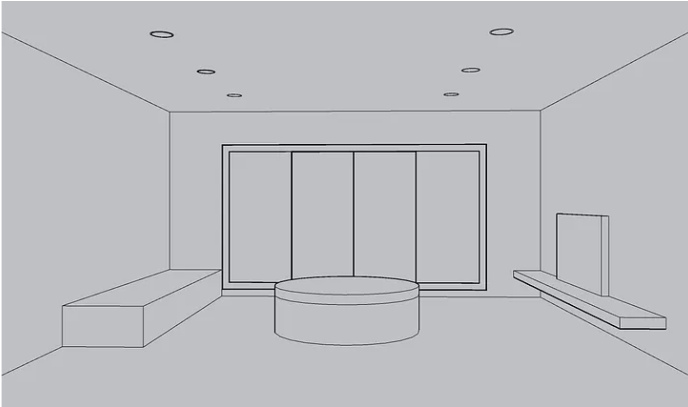
#> input picture examples/line.png, 688 x 407 px
$ python -i preprocess.py   (imports and definitions only)
#> lines starting #> are read from the running program, lines starting #| are printed output that depends on the picture; after the words box and inside, x2 and y2 are one past the last pixel; in counts of white or black regions, pixels touching at a corner belong together
#> further down, picture is the input picture: PIL image 688x407 RGBA; mean R, G, B, A 188.5, 189.5, 193.5, 255
"""Image helpers: crop to the output ratio, Canny line art, and reference
images sized for Cloudflare (each input must be under 512x512)."""

from __future__ import annotations

import io
from dataclasses import dataclass

import numpy as np
from PIL import Image, ImageFilter

MAX_REFERENCE_SIDE = 504  # Cloudflare: "All input images must be smaller than 512x512"
MAX_SOURCE_SIDE = 2048  # local edits keep the photo's own size, up to this


class PreprocessError(ValueError):
    pass


# [14 lines left out: function fit_ratio, not called in this run]


def canny(image: Image.Image, low: int = 100, high: int = 200, invert: bool = True) -> Image.Image:
    """Line art from Canny edges. Dark lines on white read best as a drawing for FLUX.2."""
#> called with low = 100, high = 200, invert = True
    import cv2

    if not (0 <= low <= 255 and 0 <= high <= 255):
        raise PreprocessError("Canny thresholds must be between 0 and 255.")
    if low > high:
        low, high = high, low
    edges = cv2.Canny(np.array(image.convert("RGB")), low, high)
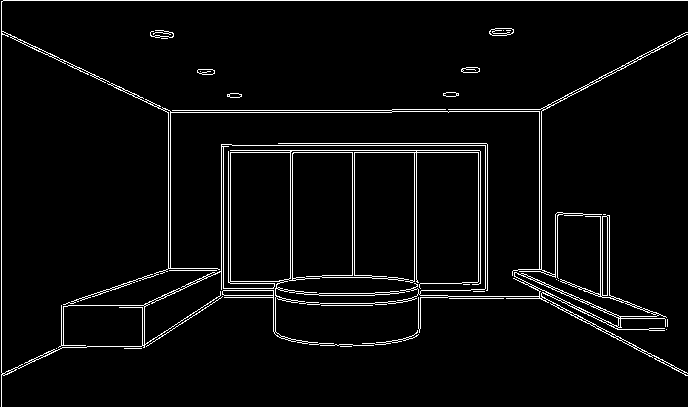
#> edges: shape (407, 688); 4% white in thin lines or dots
    edges = cv2.dilate(edges, np.ones((2, 2), np.uint8))
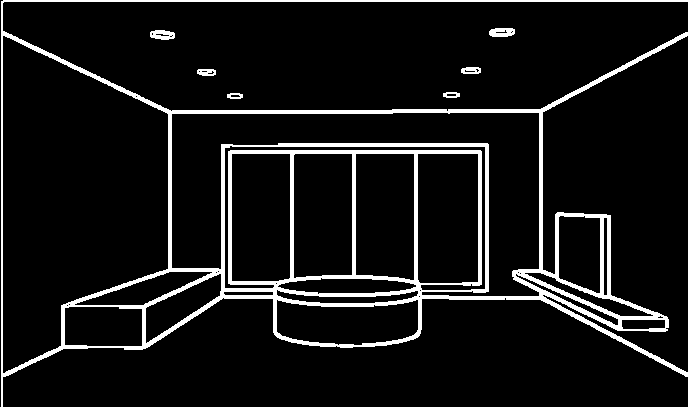
#> edges: shape (407, 688); 8.3% white; 7 white regions, largest, box (x1, y1, x2, y2) and area: (1, 0, 688, 407) 22564, (489, 28, 515, 37) 193, (150, 30, 175, 40) 184
    if invert:
        edges = 255 - edges
    return Image.fromarray(np.stack([edges] * 3, axis=-1))


# [7 lines left out: function reference_png, not called in this run]


# ---------------------------------------------------------------------------
# Local edits: crop around the marked region, edit the crop, paste it back
# through a feathered mask so nothing outside the region changes.
# Benchmarks (ScribbleEdit, 2026) show editing models rarely understand marks
# drawn on the image, so the model only ever sees the plain crop.
# ---------------------------------------------------------------------------

@dataclass
class LocalPlan:
    source: Image.Image  # RGB, at most MAX_SOURCE_SIDE
    mask: Image.Image  # L, same size as source, 255 = edit
    box: tuple[int, int, int, int]  # crop box in source pixels
    gen_width: int  # size to request from the model
    gen_height: int

    @property
    def crop(self) -> Image.Image:
        return self.source.crop(self.box)


# [52 lines left out: functions limit_size, _gen_size, plan_local_edit, composite_local, not called in this run]

>>> from PIL import Image
>>> picture = Image.open('../examples/line.png')
>>> result = canny(picture)
